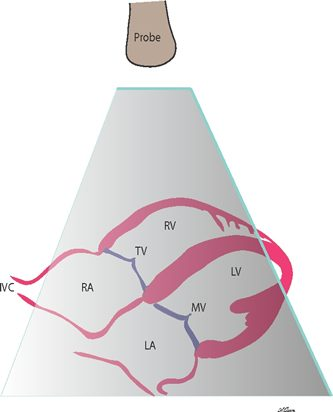
#> input picture app/src/main/assets/echoorg/subcostal_02.jpg, 333 x 412 px
$ python schema_raster.py
#> lines starting #> are read from the running program, lines starting #| are printed output that depends on the picture; after the words box and inside, x2 and y2 are one past the last pixel; in counts of white or black regions, pixels touching at a corner belong together; long printed decimals are rounded
### scripts/harmonize_schema_dark_theme.py
#!/usr/bin/env python3
"""
EchoScope – dark-theme versions of the Schema drawings ("Schnittzeichnung").

The Echocardiographer.org view drawings (assets/echoorg/*.jpg, free reuse with credit) are drawn on
a bright white page with a light-grey ultrasound sector. In a dark scanning room that glare clashes
with the app's dark surfaces, so every drawing is re-coloured:

  * white page around the sector (flood-filled from the image border)  -> card surface #171E26
  * light-grey sector / blood pool (neutral pixels, by luminance)       -> slate #1E293B … #0F172A
  * dark label text and thin outlines (neutral, dark)                     -> pure white
  * saturated pixels (pink / red myocardium, blue valves, purple veins,
    tan probe head, cyan sector edge)                                     -> kept unchanged
  * soft anti-aliased fringes                                             -> blended by saturation

Drawings are upscaled (Lanczos, to ~1000 px wide) first so labels stay readable on tablets.

Three views have no view drawing on Echocardiographer.org, so it is built from material on the site:
  * psax_av        – "A. Aortic Valve Level" cut from the short-axis levels drawing (psax_01.jpg)
  * psax_papillary – "C. Mid-Ventricular Level" from the same drawing, set into a sector like the
                     other drawings
  * subcostal_ivc  – drawn here in the same style (scripts/reference/subcostal_ivc_drawing.svg,
                     rendered with Chromium)

Light theme (daylight / ward): the same drawings re-coloured the other way round – page
#FFFFFF, sector #EEF2F6 … #CBD5E1, labels slate #171E26 – into assets/schema_light/<view_id>.png;
the app picks the variant of the active theme.

The app shows the drawings made by scripts/schema_raster.py, which imports this
module for the source drawings (DRAWINGS, source_image, TARGET_WIDTH). Running this script writes
the re-coloured PNGs to temp_real/schema_png/ as a reference only (not bundled).

Usage: python3 scripts/harmonize_schema_dark_theme.py
"""

from __future__ import annotations

import os
import subprocess
import sys

import cv2
import numpy as np
from PIL import Image, ImageDraw, ImageFilter, ImageFont

ROOT = os.path.abspath(os.path.join(os.path.dirname(__file__), ".."))
ASSETS = os.path.join(ROOT, "app", "src", "main", "assets")
SRC = os.path.join(ASSETS, "echoorg")
OUT = os.path.join(ROOT, "temp_real", "schema_png", "dark")
OUT_LIGHT = os.path.join(ROOT, "temp_real", "schema_png", "light")
REF = os.path.join(ROOT, "scripts", "reference")
os.makedirs(OUT, exist_ok=True)

CARD = np.array([0x17, 0x1E, 0x26], np.float32)
SLATE_LIGHT = np.array([0x1E, 0x29, 0x3B], np.float32)   # light grey of the sector
SLATE_DARK = np.array([0x0F, 0x17, 0x2A], np.float32)    # darker grey
WHITE = np.array([255, 255, 255], np.float32)
# light theme
L_PAGE = np.array([0xFF, 0xFF, 0xFF], np.float32)
L_SLATE_LIGHT = np.array([0xEE, 0xF2, 0xF6], np.float32)
L_SLATE_DARK = np.array([0xCB, 0xD5, 0xE1], np.float32)
L_INK = np.array([0x17, 0x1E, 0x26], np.float32)
TARGET_WIDTH = 1000   # small site drawings are upscaled (Lanczos) to about this width

# view id -> drawing source
DRAWINGS = {
    "subcostal_4c": "subcostal_02.jpg",
    "subcostal_ivc": "@ivc",
    "plax_standard": "plax_03.jpg",
    "psax_av": "@psax_av",
    "psax_papillary": "@psax_pm",
    "apical_4c": "apical4_02.jpg",
    "apical_5c": "apical5_02.jpg",
    "apical_2c": "apical2_02.jpg",
    "apical_3c": "apical-long-axis_02.jpg",
    "suprasternal_arch": "suprasternal_02.jpg",
}

# Crops of psax_01.jpg (612 x 792 px): the level drawings A and C.
PSAX_CROPS = {"@psax_av": (333, 38, 600, 262), "@psax_pm": (318, 558, 578, 778)}


def render_svg(svg: str, width: int) -> Image.Image:
    """Rasterise an SVG with the pre-installed Chromium (Playwright), white page."""
    out = os.path.join(OUT, "_render.png")
    js = f"""
const {{ chromium }} = require('playwright');
(async () => {{
  const b = await chromium.launch();
  const p = await b.newPage({{ deviceScaleFactor: 1 }});
  const svg = require('fs').readFileSync({svg!r}, 'utf8');
  await p.setContent('<html><body style="margin:0;background:#fff">' + svg.replace('<svg', '<svg id="s" width="{width}"') + '</body></html>');
  const el = await p.$('#s');
  await el.screenshot({{ path: {out!r} }});
  await b.close();
}})();
"""
    subprocess.run(["node", "-e", js], check=True, cwd="/tmp")
    im = Image.open(out).convert("RGB")
    os.remove(out)
    return im


# [34 lines left out: function sector_frame, not called in this run]


def source_image(key: str) -> Image.Image:
    if key == "@ivc":
        return render_svg(os.path.join(REF, "subcostal_ivc_drawing.svg"), 1000)
    if key in PSAX_CROPS:
        im = Image.open(os.path.join(SRC, "psax_01.jpg")).convert("RGB").crop(PSAX_CROPS[key])
        # drawn 4x supersampled and reduced with Lanczos: smooth (anti-aliased) sector and probe edges
        big = sector_frame(im.resize((im.width * 4, im.height * 4), Image.LANCZOS))
        return big.resize((big.width // 4, big.height // 4), Image.LANCZOS)
    return Image.open(os.path.join(SRC, key)).convert("RGB")


# [53 lines left out: functions harmonize, main, not called in this run]


# [2 lines that do not run on import are left out]

### scripts/schema_raster.py
#!/usr/bin/env python3
"""
EchoScope – Schema images without any re-drawing (assets/schema/).

  * every view (subcostal_4c included, so all share one illustrative style): the original Echocardiographer.org view drawing (PSAX levels cut from its
    short-axis drawing, IVC drawn for EchoScope – see harmonize_schema_dark_theme.source_image),
    upscaled with Lanczos only. No contour tracing, no thresholds, no sharpening, no palette
    reduction – the original anti-aliasing and gradients are kept:
      - light theme: the drawing as it is (white page);
      - dark theme: one smooth per-pixel colour mapping. Neutral pixels are mapped by luminance
        (white page → card #171E26, light-grey sector → slate, black ink → #F1F5F9) and coloured
        pixels keep their colour, blended by a smoothstep of their saturation, so every edge
        fades exactly as in the original.
  * end-systole (ES) versions for views with a left ventricle: a smooth radial warp around the LV
    cavity centre (cv2.remap, bicubic) that shrinks the cavity to 72 % (−28 %) and moves the
    endocardium inwards so the wall thickens; everything outside the LV wall is untouched.
    LV_PARAMS gives apex / base / half-width / wall per view (normalised, read on the drawings).

Usage: python3 scripts/schema_raster.py   (then integrate_library.py and schema_overlays.py)
"""

from __future__ import annotations

import math
import os
import shutil
import sys

import cv2
import numpy as np
from PIL import Image, ImageDraw

sys.path.insert(0, os.path.dirname(__file__))
import harmonize_schema_dark_theme as hz  # noqa: E402  (source drawings)

ROOT = hz.ROOT
OUT = os.path.join(hz.ASSETS, "schema")

BG = np.array([0x17, 0x1E, 0x26], np.float32)
INK = np.array([0xF1, 0xF5, 0xF9], np.float32)
ES_CAVITY = 0.75          # end-systolic cavity size relative to end-diastole (−25 %)

# view -> (apex x, y), (base x, y), cavity half-width (fraction of image width), wall (fraction of width)
LV_PARAMS = {
    "plax_standard": ((0.12, 0.565), (0.62, 0.585), 0.110, 0.045),
    "psax_papillary": ((0.475, 0.42), (0.475, 0.73), 0.130, 0.045),
    "apical_4c": ((0.45, 0.255), (0.57, 0.66), 0.120, 0.040),
    "apical_5c": ((0.44, 0.21), (0.50, 0.63), 0.110, 0.045),
    "apical_2c": ((0.40, 0.275), (0.42, 0.70), 0.100, 0.045),
    "apical_3c": ((0.40, 0.29), (0.48, 0.70), 0.100, 0.045),
}
# right ventricle (apical 4- / 5-chamber), warped after the LV
RV_PARAMS = {
    "apical_4c": ((0.27, 0.30), (0.25, 0.60), 0.060, 0.025),
    "apical_5c": ((0.27, 0.31), (0.26, 0.60), 0.055, 0.025),
}


def chambers(view_id):
    return [p for p in (LV_PARAMS.get(view_id), RV_PARAMS.get(view_id)) if p]


def smoothstep(e0, e1, x):
    t = np.clip((x - e0) / (e1 - e0), 0, 1)
    return t * t * (3 - 2 * t)


def to_dark(im: Image.Image) -> Image.Image:
    a = np.asarray(im.convert("RGB"), np.float32)
    mx, mn = a.max(axis=2), a.min(axis=2)
    sat = (mx - mn) / np.maximum(mx, 1)
    lum = (a @ np.array([0.299, 0.587, 0.114], np.float32)) / 255.0
    neutral = INK * (1 - lum[..., None]) + BG * lum[..., None]
    w = smoothstep(0.10, 0.40, sat)[..., None]
    out = a * w + neutral * (1 - w)
    return Image.fromarray(np.clip(out + 0.5, 0, 255).astype(np.uint8))


# [64 lines left out: functions es_radius, ed_radius, _frame, _ellipse, _warp, systolic and 1 more, not called in this run]


# ---------------------------------------------------------------------------------------------
# transducer
# ---------------------------------------------------------------------------------------------
def probe_sprite(head_w: float) -> Image.Image:
    """
    Phased-array transducer pointing down (face at the bottom centre): wide head with a dark lens,
    smooth neck, tapered handle, cable stub, and the blue index marker on the screen-right side
    (cardiology convention). Drawn 4x supersampled, reduced with Lanczos.
    """
    S = 4
    w = head_w * S
    W, H = int(w * 1.5), int(w * 1.75)
    im = Image.new("RGBA", (W, H), (0, 0, 0, 0))
    d = ImageDraw.Draw(im)
    cx, face = W / 2, H - 2
    outline = (51, 65, 85, 255)
    lw = max(2, int(w * 0.035))
    # cable stub
    d.rounded_rectangle([cx - w * 0.07, 0, cx + w * 0.07, face - w * 1.25], radius=w * 0.05, fill=(71, 85, 105, 255))
    # handle (tapered) + neck
    handle = [(cx - w * 0.22, face - w * 1.32), (cx + w * 0.22, face - w * 1.32), (cx + w * 0.28, face - w * 0.78),
              (cx + w * 0.40, face - w * 0.50), (cx - w * 0.40, face - w * 0.50), (cx - w * 0.28, face - w * 0.78)]
    d.polygon(handle, fill=(203, 213, 225, 255), outline=outline, width=lw)
    d.rounded_rectangle([cx - w * 0.22, face - w * 1.40, cx + w * 0.22, face - w * 1.22], radius=w * 0.09,
                        fill=(203, 213, 225, 255), outline=outline, width=lw)
    for k in range(3):   # grip lines
        y = face - w * (1.10 - k * 0.10)
        d.line([(cx - w * 0.16, y), (cx + w * 0.16, y)], fill=(148, 163, 184, 255), width=max(1, lw // 2))
    # head: wide, rounded, touching the cone apex with its face
    d.rounded_rectangle([cx - w * 0.5, face - w * 0.52, cx + w * 0.5, face], radius=w * 0.16,
                        fill=(226, 232, 240, 255), outline=outline, width=lw)
    # acoustic lens (face)
    d.rounded_rectangle([cx - w * 0.44, face - w * 0.12, cx + w * 0.44, face], radius=w * 0.06, fill=(30, 41, 59, 255))
    # blue index marker on the screen-right side of the head
    r = w * 0.085
    mx, my = cx + w * 0.5 + r * 0.2, face - w * 0.33
    d.ellipse([mx - r, my - r, mx + r, my + r], fill=(30, 136, 229, 255), outline=(255, 255, 255, 255), width=max(1, lw // 2))
    return im.resize((W // S, H // S), Image.LANCZOS)


def place_probe(img: Image.Image, apex, angle_deg: float, head_w: float) -> Image.Image:
    """Pastes the transducer with its face centre on [apex], pointing along [angle_deg] (90 = straight down)."""
    sprite = probe_sprite(head_w)
    W, H = sprite.size
    side = int(math.hypot(W, H) * 2) + 4
    canvas = Image.new("RGBA", (side, side), (0, 0, 0, 0))
    canvas.paste(sprite, (side // 2 - W // 2, side // 2 - H + 2), sprite)   # face centre at the canvas centre
    rotated = canvas.rotate(-(angle_deg - 90), resample=Image.BICUBIC, center=(side / 2, side / 2))
    layer = Image.new("RGBA", img.size, (0, 0, 0, 0))
    layer.paste(rotated, (int(round(apex[0] - side / 2)), int(round(apex[1] - side / 2))), rotated)
    out = img.convert("RGBA")
    out.alpha_composite(layer)
    return out.convert("RGB")


def replace_probe(im: Image.Image):
    """Erases the drawing's tan probe (and its label) and returns (clean image, apex, axis angle, head width)."""
    a = np.asarray(im.convert("RGB")).copy()
    hsv = cv2.cvtColor(a, cv2.COLOR_RGB2HSV)
    h, sat = hsv[..., 0].astype(int), hsv[..., 1].astype(int)
    lum = a.astype(np.float32) @ np.array([0.299, 0.587, 0.114], np.float32)
    tan = ((h >= 8) & (h <= 26) & (sat >= 18) & (sat <= 140) & (lum > 110)).astype(np.uint8)
    tan = cv2.morphologyEx(tan, cv2.MORPH_OPEN, np.ones((3, 3), np.uint8))
    n, lab, stats, _ = cv2.connectedComponentsWithStats(tan, connectivity=8)
    if n <= 1:
        return im, None, None, None
    i = 1 + int(np.argmax(stats[1:, cv2.CC_STAT_AREA]))
    probe = (lab == i).astype(np.uint8)
    pts = cv2.findNonZero(probe)
    hull = np.zeros_like(probe)
    cv2.fillConvexPoly(hull, cv2.convexHull(pts), 1)
    ys, xs = np.nonzero(probe)
    bottom = ys.max()
    old_face = np.array([xs[ys >= bottom - 3].mean(), bottom], float)
    # sector: the large non-white region (before erasing, so its top edge is intact)
    sector = (a.min(axis=2) <= 238).astype(np.uint8)
    sector[hull > 0] = 0
    sector = cv2.morphologyEx(sector, cv2.MORPH_OPEN, np.ones((7, 7), np.uint8))
    n2, lab2, st2, _ = cv2.connectedComponentsWithStats(sector, connectivity=8)
    sector = lab2 == (1 + int(np.argmax(st2[1:, cv2.CC_STAT_AREA])))
    sy, sx = np.nonzero(sector)
    # erase the old probe with a generous margin (its outline lies outside the tan fill)
    erase = cv2.dilate(hull, cv2.getStructuringElement(cv2.MORPH_ELLIPSE, (25, 25)))
    erase[sector] = 0
    a[erase > 0] = 255
    # contact point = sector pixel nearest to the old probe face; axis = towards the sector centroid
    j = int(np.argmin((sx - old_face[0]) ** 2 + (sy - old_face[1]) ** 2))
    contact = np.array([sx[j], sy[j]], float)
    ang = math.degrees(math.atan2(sy.mean() - contact[1], sx.mean() - contact[0]))
    # the face sits on the cone top, 3 px into it
    apex = (float(contact[0] + 3 * math.cos(math.radians(ang))), float(contact[1] + 3 * math.sin(math.radians(ang))))
    head_w = float(xs.max() - xs.min()) * 0.95
    return Image.fromarray(a), apex, ang, head_w


def source(view_id):
    key = hz.DRAWINGS[view_id]
    src = hz.source_image(key)
    scale = max(1, round(hz.TARGET_WIDTH / src.width))
    return src.resize((src.width * scale, src.height * scale), Image.LANCZOS) if scale > 1 else src


def save(im, name):
    """Lossless WebP: pixel-exact (no compression artefacts on the fine lines), ~ 40 % smaller than PNG."""
    im.save(os.path.join(OUT, name.replace(".png", ".webp")), "WEBP", lossless=True, quality=100, method=6)


def main():
    if os.path.isdir(OUT):
        shutil.rmtree(OUT)
    os.makedirs(OUT)
    # every view, subcostal_4c included, uses its illustrative view drawing (one consistent style)
    for view_id in hz.DRAWINGS:
        clean, apex, ang, head_w = replace_probe(source(view_id).convert("RGB"))
#> in source_image, returned value is the input picture: PIL image 333x412 RGB; mean R, G, B 228.1, 222.5, 224.4
#> in replace_probe, `hsv = cv2.cvtColor(a, cv2.COLOR_RGB2HSV)`: hsv: shape (1236, 999, 3); mean H, S, V 50.6, 11.6, 229.7
#> in replace_probe, `h, sat = hsv[..., 0].astype(int), hsv[..., 1].astype(int)`:
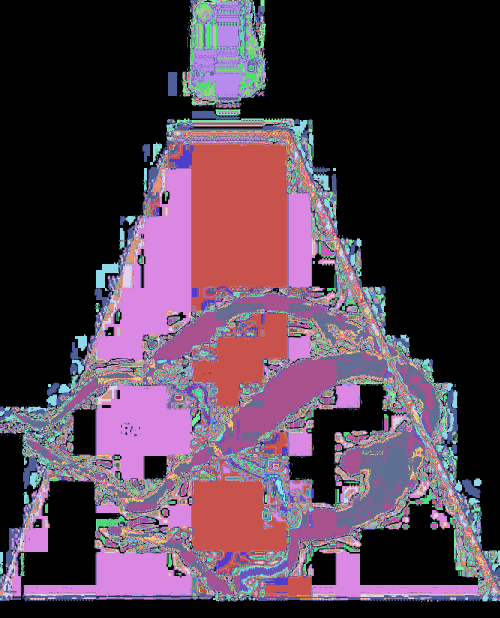
#> h: shape (1236, 999) int64 (shown at 1/2 size); 172 distinct labels, from 0 to 179; one colour per label, 0 black
#> in replace_probe, `tan = ((h >= 8) & (h <= 26) & (sat >= 18) & (sat <= 140) & (lum > 110)..`:
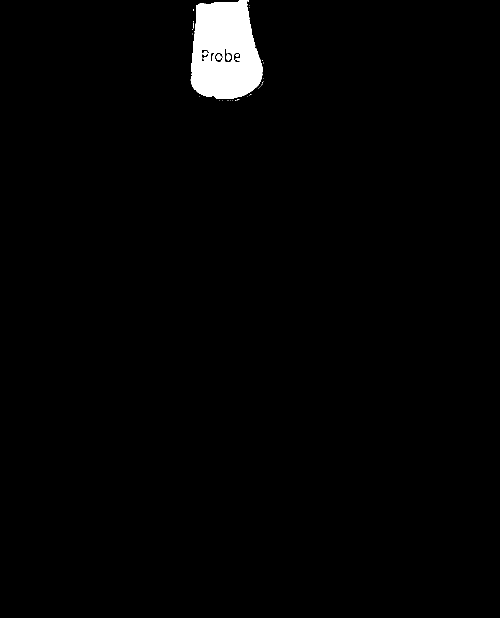
#> tan: shape (1236, 999) (shown at 1/2 size); values 0 (black) and 1 (white), 1.8% white; 33 white regions (28 under 20 px), largest, box (x1, y1, x2, y2) and area: (381, 0, 525, 197) 22005, (453, 108, 462, 121) 88, (433, 108, 443, 120) 85, (407, 102, 415, 111) 58, (471, 108, 477, 114) 28
#> in replace_probe, `tan = cv2.morphologyEx(tan, cv2.MORPH_OPEN, np.ones((3, 3), np.uint8))`: tan: shape (1236, 999); values 0 (black) and 1 (white), 1.8% white; 5 white regions, box (x1, y1, x2, y2) and area: (382, 0, 525, 197) 21984, (453, 108, 462, 121) 88, (433, 109, 443, 120) 83, (407, 102, 415, 111) 58, (472, 108, 477, 113) 25
#> in replace_probe, `n, lab, stats, _ = cv2.connectedComponentsWithStats(tan, connectivity=8)`: lab: shape (1236, 999) int32; 6 distinct labels, from 0 to 5
#> in replace_probe, `n, lab, stats, _ = cv2.connectedComponentsWithStats(tan, connectivity=8)`: n = 6; stats = [[0, 0, 999, 1236, 1212526], [382, 0, 143, 197, 21984], [407, 102, 8, 9, 58], [433, 109, 10, 11, 83], [453, 108, 9, 13, 88], [472, 108, 5, 5, 25]]
#> in replace_probe, `i = 1 + int(np.argmax(stats[1:, cv2.CC_STAT_AREA]))`: i = 1
#> in replace_probe, `probe = (lab == i).astype(np.uint8)`: probe: shape (1236, 999); values 0 (black) and 1 (white), 1.8% white; 1 white region, box (x1, y1, x2, y2) and area: (382, 0, 525, 197) 21984
#> in replace_probe, `pts = cv2.findNonZero(probe)`: pts = contour of 21984 points, box (x1, y1, x2, y2) (382, 0, 525, 197), area 4547
#> in replace_probe, `cv2.fillConvexPoly(hull, cv2.convexHull(pts), 1)`: hull: shape (1236, 999); values 0 (black) and 1 (white), 1.9% white; 1 white region, box (x1, y1, x2, y2) and area: (382, 0, 525, 197) 24025
#> in replace_probe, `bottom = ys.max()`: bottom = 196
#> in replace_probe, `old_face = np.array([xs[ys >= bottom - 3].mean(), bottom], float)`: old_face = [450.8, 196]
#> in replace_probe, `sector = (a.min(axis=2) <= 238).astype(np.uint8)`: sector: shape (1236, 999); values 0 (black) and 1 (white), 47% white; 39 white regions (28 under 20 px), largest, box (x1, y1, x2, y2) and area: (0, 260, 999, 1193) 551812, (374, 0, 532, 205) 26534, (831, 1219, 887, 1236) 630
#> in replace_probe, `sector[hull > 0] = 0`:
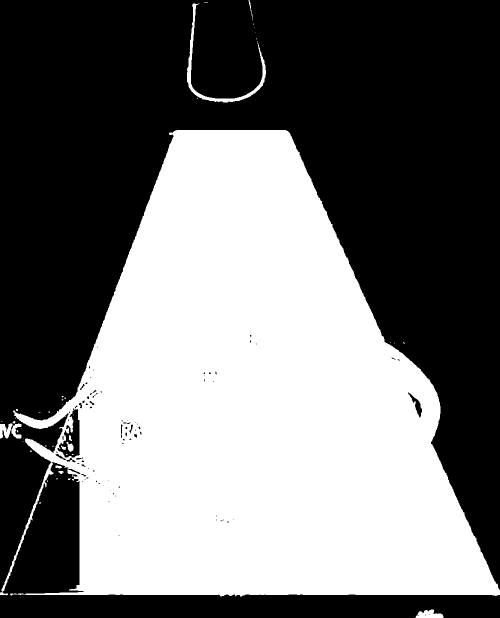
#> sector: shape (1236, 999) (shown at 1/2 size); values 0 (black) and 1 (white), 45.1% white; 47 white regions (35 under 20 px), largest, box (x1, y1, x2, y2) and area: (0, 260, 999, 1193) 551812, (374, 7, 532, 205) 2467, (831, 1219, 887, 1236) 630
#> in replace_probe, `sector = cv2.morphologyEx(sector, cv2.MORPH_OPEN, np.ones((7, 7), np.u..`: sector: shape (1236, 999); values 0 (black) and 1 (white), 44.5% white; 14 white regions, largest, box (x1, y1, x2, y2) and area: (33, 260, 999, 1192) 547762, (832, 1220, 886, 1236) 578, (374, 135, 382, 165) 229
#> in replace_probe, `n2, lab2, st2, _ = cv2.connectedComponentsWithStats(sector, connectivi..`:
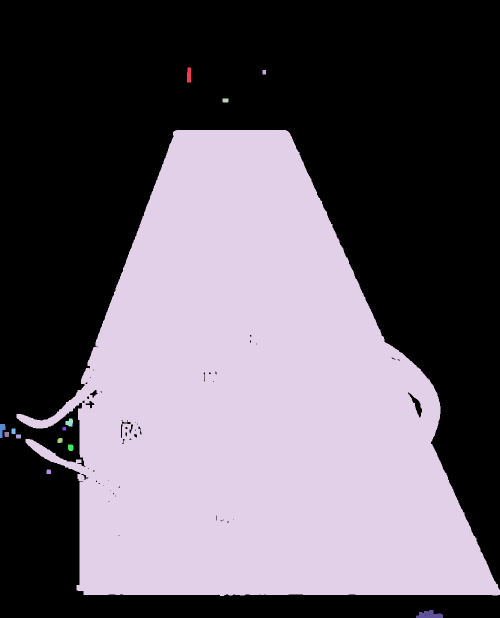
#> lab2: shape (1236, 999) int32 (shown at 1/2 size); 15 distinct labels, from 0 to 14; one colour per label, 0 black
#> in replace_probe, `n2, lab2, st2, _ = cv2.connectedComponentsWithStats(sector, connectivi..`: n2 = 15; st2 = 15 rows, first 6: [0, 0, 999, 1236, 685051], [374, 135, 8, 30, 229], [525, 140, 7, 9, 63], [445, 197, 12, 8, 94], [33, 260, 966, 932, 547762], [131, 837, 15, 16, 180]
#> in replace_probe, `sector = lab2 == (1 + int(np.argmax(st2[1:, cv2.CC_STAT_AREA])))`: sector: shape (1236, 999) bool; 44.4% white; 1 white region, box (x1, y1, x2, y2) and area: (33, 260, 999, 1192) 547762
#> in replace_probe, `erase = cv2.dilate(hull, cv2.getStructuringElement(cv2.MORPH_ELLIPSE, ..`: erase: shape (1236, 999); values 0 (black) and 1 (white), 2.5% white; 1 white region, box (x1, y1, x2, y2) and area: (370, 0, 537, 209) 30624
#> in replace_probe, `a[erase > 0] = 255`:
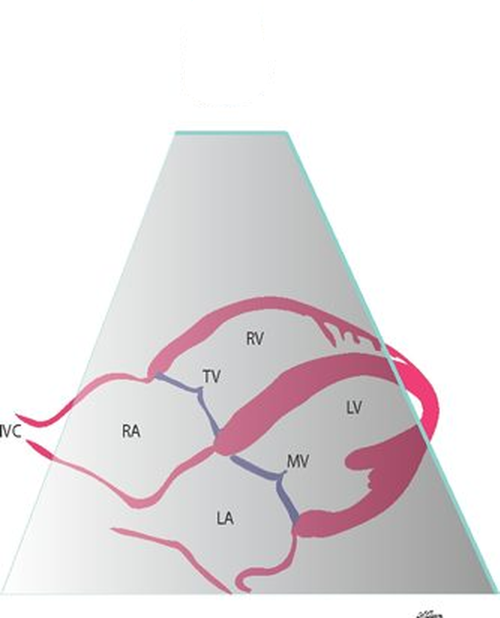
#> a: shape (1236, 999, 3) (shown at 1/2 size); mean R, G, B 229.9, 224.6, 226.8
#> in replace_probe, `j = int(np.argmin((sx - old_face[0]) ** 2 + (sy - old_face[1]) ** 2))`: j = 98
#> in replace_probe, `contact = np.array([sx[j], sy[j]], float)`: contact = [451, 260]
#> in replace_probe, `ang = math.degrees(math.atan2(sy.mean() - contact[1], sx.mean() - cont..`: ang = 83.74
#> in replace_probe, `apex = (float(contact[0] + 3 * math.cos(math.radians(ang))), float(con..`: apex = (451.3, 263)
#> in replace_probe, `head_w = float(xs.max() - xs.min()) * 0.95`: head_w = 134.9
#> apex = (451.3, 263); ang = 83.74; head_w = 134.9
        variants = {"": clean}
        if view_id in LV_PARAMS:
            variants["_es"] = systolic(view_id, clean)
        for suffix, im in variants.items():
            for theme, img in (("light", im), ("dark", to_dark(im))):
                if apex is not None:
                    img = place_probe(img, apex, ang, head_w)
                save(img, f"{view_id}{suffix}_{theme}.png")
#> this loop made 1 pass
#> suffix on pass 1: ''
#> pass 1, in to_dark, `mx, mn = a.max(axis=2), a.min(axis=2)`:
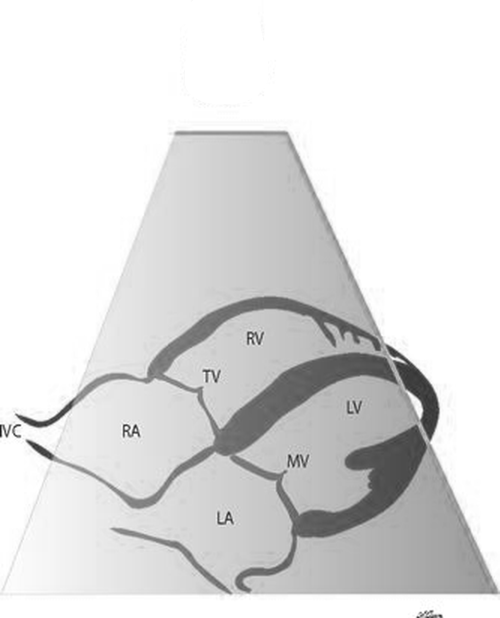
#> mn: shape (1236, 999) float32 (shown at 1/2 size); min 9, max 255, mean 223.4
#> after the loop:
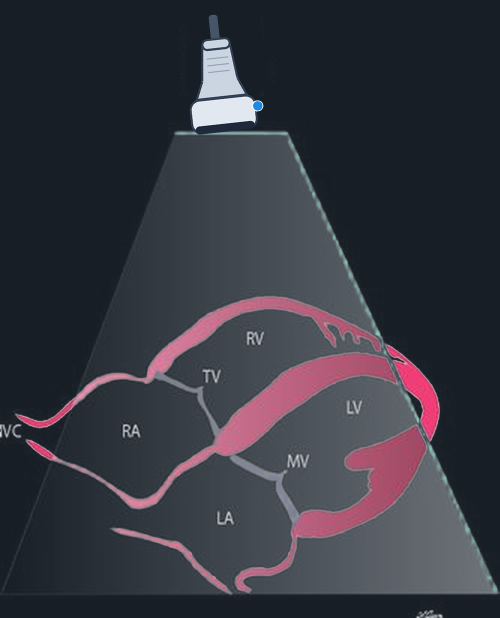
#> img: PIL image 999x1236 RGB (shown at 1/2 size); mean R, G, B 53.4, 54.3, 63.3
        print(view_id, clean.size, f"probe apex={apex} angle={ang and round(ang)}", "ES" if view_id in LV_PARAMS else "")
#| subcostal_4c (999, 1236) probe apex=(451.327, 262.982) angle=84


if __name__ == "__main__":
#> (the run stopped early here; a loop or call above may not have finished)
